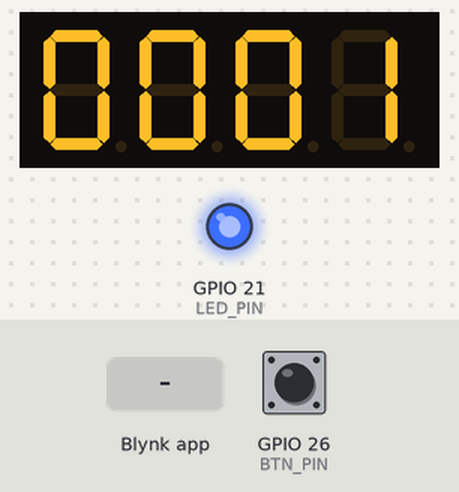
A program run on a simulated ESP32. On the bench: 4-digit seven-segment display, output pins drawn as LEDs (lit = HIGH). Inputs (shaded band) come from the test bench; at power-on: GPIO 26 (BTN_PIN) HIGH. WiFi joins after 1.5 s; servers stay silent unless stated; what the program prints to the serial monitor is not drawn.

Above: at 3.0 s.
3.1 s: Blynk app writes 0 to V1
At 5.0 s:
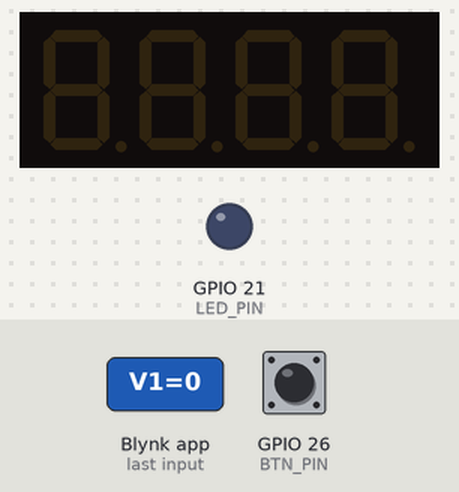
5.3 s: GPIO 26 (BTN_PIN) pulled LOW for 1.25 s
At 6.7 s:
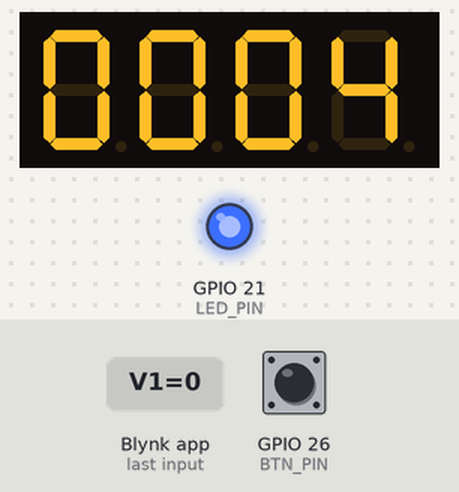
8.4 s: GPIO 26 (BTN_PIN) pulled LOW for 3.2 s
At 9.5 s:
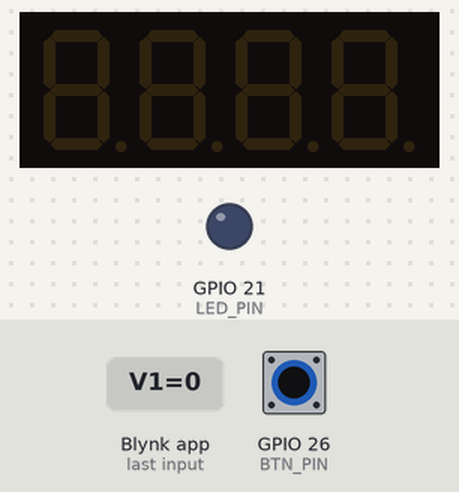
13.1 s: Blynk app writes 1 to V1
At 14.9 s:
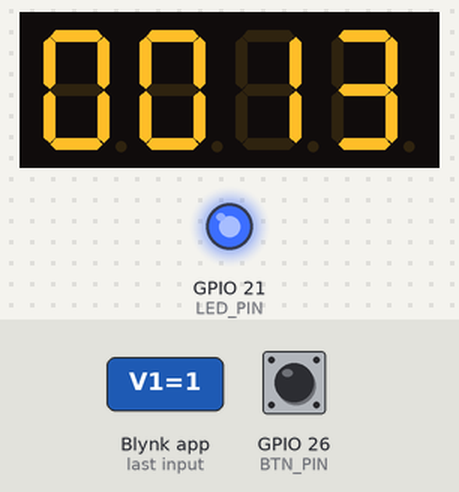
Timing chart, 0 to 16.4 s (numbered marks = the images above; inputs shaded):
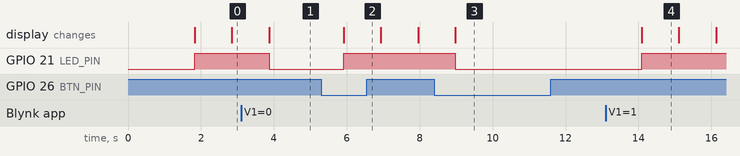

The program:

main.cpp
```cpp
#include <Arduino.h>
#include <TM1637Display.h>

/* Fill in information from Blynk Device Info here */
#define BLYNK_TEMPLATE_ID "TMPL6ynMLHQcL"
#define BLYNK_TEMPLATE_NAME "Blink an LED on ESP32"
#define BLYNK_AUTH_TOKEN "Ldlqq0grRPlr44NUWp6WVv9mgJ6C_RUV"
// Phải để trước khai báo sử dụng thư viện Blynk

#include <WiFi.h>
#include <WiFiClient.h>
#include <BlynkSimpleEsp32.h>
// Định nghĩa các chân kết nối
#define BTN_PIN 26  // Chân kết nối nút bấm
#define LED_PIN 21  // Chân điều khiển đèn LED
#define CLK 32      // Chân CLK của màn hình TM1637
#define DIO 33      // Chân DIO của màn hình TM1637

const char* ssid = "Wokwi-GUEST";  // Tên mạng WiFi
const char* pass = "";            // Mật khẩu mạng WiFi (Wokwi-GUEST không cần)

TM1637Display display(CLK, DIO);   // Khởi tạo màn hình TM1637
bool displayEnabled = true;        // Trạng thái hiển thị màn hình
bool buttonPressed = false;        // Trạng thái nút bấm
unsigned long lastMillis = 0;
unsigned long startTime = 0;       // Biến lưu thời gian bắt đầu kết nối

// Xử lý khi có tín hiệu từ Blynk (chân ảo V1)
BLYNK_WRITE(V1) {
    displayEnabled = param.asInt();  // Cập nhật trạng thái hiển thị từ Blynk
}

// Hàm ngắt khi nhấn nút
void IRAM_ATTR handleButtonPress() {
    static unsigned long lastPressTime = 0;
    if (millis() - lastPressTime > 200) {  // Chống nhiễu (debounce) 200ms
        buttonPressed = !buttonPressed;
        displayEnabled = buttonPressed; // Đồng bộ trạng thái hiển thị với trạng thái nút
        lastPressTime = millis();
    }
}

void setup() {
    Serial.begin(115200);  // Khởi động Serial Monitor
    WiFi.begin(ssid, pass);
    int wifiTimeout = 20;  // Giới hạn thời gian kết nối WiFi (10 giây)
    while (WiFi.status() != WL_CONNECTED && wifiTimeout > 0) {
        delay(500);
        Serial.print(".");
        wifiTimeout--;
    }
    if (WiFi.status() == WL_CONNECTED) {
        Serial.println("\nConnected to WiFi");
    } else {
        Serial.println("\nFailed to connect to WiFi");
    }

    startTime = millis() / 1000;  // Lưu thời gian bắt đầu kết nối
    Serial.print("Connected time (seconds): ");
    Serial.println(startTime);

    Blynk.begin(BLYNK_AUTH_TOKEN, ssid, pass); // Kết nối với Blynk

    pinMode(LED_PIN, OUTPUT);      // Cấu hình chân LED là OUTPUT
    pinMode(BTN_PIN, INPUT_PULLUP);// Cấu hình chân nút bấm là INPUT_PULLUP
    attachInterrupt(BTN_PIN, handleButtonPress, FALLING); // Gán ngắt khi nhấn nút

    display.setBrightness(7); // Đặt độ sáng cho màn hình TM1637
}

void loop() {
    Blynk.run();  // Chạy Blynk để cập nhật trạng thái từ đám mây

    unsigned long currentMillis = (millis() / 1000) - startTime; // Tính thời gian chạy
    Serial.print("Uptime (seconds): ");
    Serial.println(currentMillis);

    // Gửi thời gian hoạt động lên Blynk (chân ảo V0)
    Blynk.virtualWrite(V0, currentMillis);

    if (displayEnabled) {
        display.showNumberDec(currentMillis, true); // Hiển thị thời gian chạy trên màn hình TM1637
    } else {
        display.clear(); // Tắt màn hình nếu không bật
    }

    digitalWrite(LED_PIN, displayEnabled ? HIGH : LOW); // Bật/tắt LED theo trạng thái hiển thị
    delay(1000);  // Cập nhật mỗi giây
}
```

Measured:
- after the input at 3.1 s, GPIO 21 (LED_PIN): HIGH → LOW after 0.77 s
- after the input at 5.3 s, GPIO 21 (LED_PIN): LOW → HIGH after 0.61 s; the display: changes after 0.61 s (image 2)
- after the input at 8.4 s, GPIO 21 (LED_PIN): HIGH → LOW after 0.58 s
- after the input at 13.1 s, GPIO 21 (LED_PIN): LOW → HIGH after 0.99 s; the display: changes after 0.99 s (image 4)
- what the display in image 4 shows lasts 1.0 s, from 14.1 s to 15.1 s
